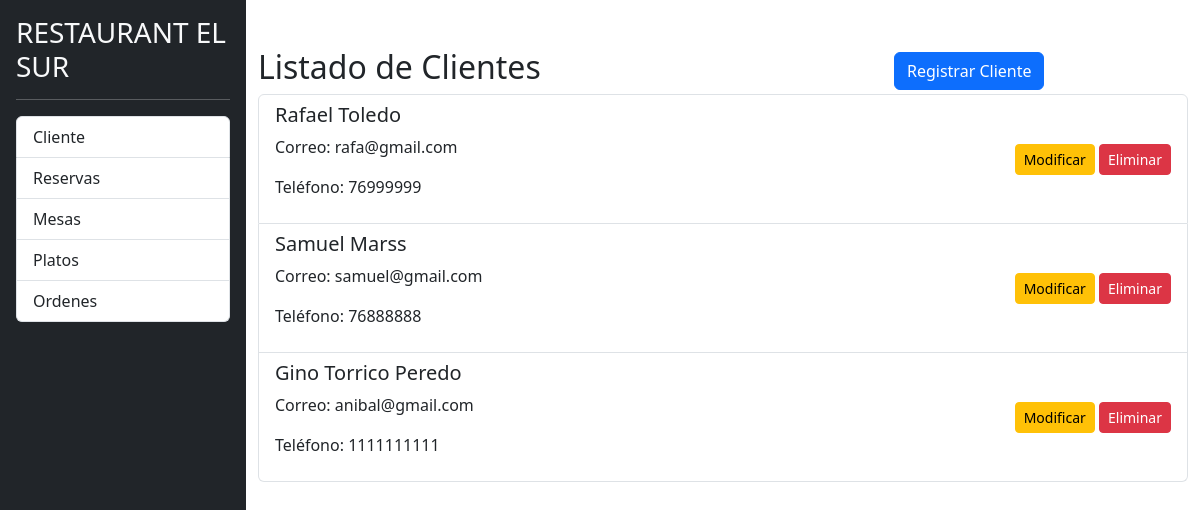
/listado_clientes.php, run on an earlier commit of the app's database.
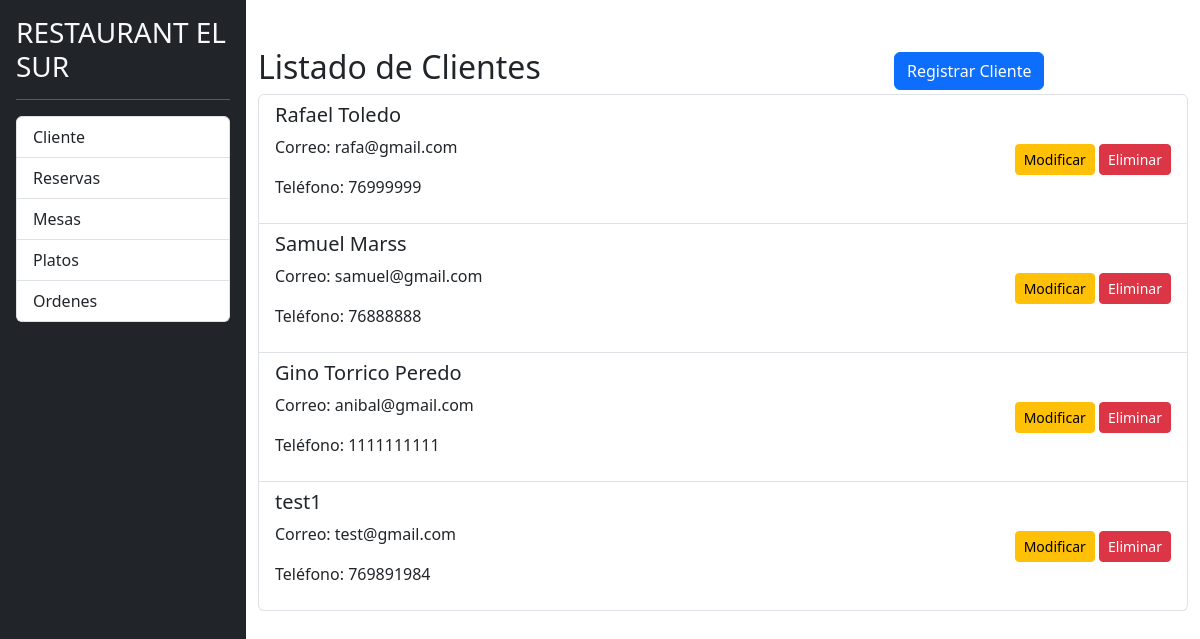
And on a later commit of the database.
### tables this page shows
CREATE TABLE `clientes` (
  `id` int(11) NOT NULL,
  `nombre` varchar(255) NOT NULL,
  `correo_electronico` varchar(255) NOT NULL,
  `telefono` varchar(255) DEFAULT NULL
);

### listado_clientes.php (the view, shortened to what this page needs)
<?php
include 'php/conexion.php';
$sql = "SELECT id, nombre, correo_electronico, telefono FROM clientes";
$resultado = $conn->query($sql);
?>
<!DOCTYPE html>
<html lang="es">
<head>
    <link rel="stylesheet" href="css/bootstrap.min.css">
    <link rel="stylesheet" href="css/styles.css" />
</head>
<body>
    <div class="d-flex">
        <div class="bg-dark border-rigth p-3" id="sidebar">
            <h3 class="text-light">RESTAURANT EL SUR</h3>
            <hr class="text-white" />
            <div class="list-group list-reset">
                <a href="listado_clientes.php" class="list-group-item list-group-item-action">Cliente</a>
                <a href="listado_reservas.php" class="list-group-item list-group-item-action">Reservas</a>
                <a href="listado_mesas.php" class="list-group-item list-group-item-action">Mesas</a>
                <a href="listado_menus.php" class="list-group-item list-group-item-action">Platos</a>
                <a href="listado_detalle_reserva.php" class="list-group-item list-group-item-action">Ordenes</a>
            </div>
        </div>
        <div class="container">
            <div class="row align-items-center mt-5">
                <div class="col-md-8">
                    <h2>Listado de Clientes</h2>
                </div>
                <div class="col-md-4 text-right ml-auto">
                    <a href="registro_cliente.php" class="btn btn-primary">Registrar Cliente</a>
                </div>
            </div>
            <?php if ($resultado->num_rows > 0): ?>
                <div class="list-group">
                    <?php while ($fila = $resultado->fetch_assoc()): ?>
                        <div class="list-group-item d-flex justify-content-between align-items-center">
                            <div>
                                <h5><?php echo $fila['nombre']; ?></h5>
                                <p>Correo: <?php echo $fila['correo_electronico']; ?></p>
                                <p>Teléfono: <?php echo $fila['telefono']; ?></p>
                            </div>
                            <div>
                                <a href="modificar_cliente.php?id=<?php echo $fila['id']; ?>" class="btn btn-warning btn-sm">Modificar</a>
                                <a href="eliminar_cliente.php?id=<?php echo $fila['id']; ?>" class="btn btn-danger btn-sm" onclick="return confirm('¿Estás seguro de que deseas eliminar este cliente?');">Eliminar</a>
                            </div>
                        </div>
                    <?php endwhile; ?>
                </div>
            <?php else: ?>
                <div class="alert alert-info">No se encontraron clientes registrados.</div>
            <?php endif; ?>
        </div>
    </div>
</body>
</html>

What changed in the data, as far as the page shows it:
added clientes: nombre "test1", correo_electronico "test@gmail.com", telefono "769891984"
